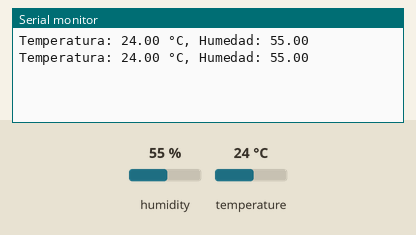
The program below on a simulated ESP32-S3. On the bench: the last lines printed to the serial monitor. The test bench sets the inputs (shaded band); at power-on: humidity 55 %, temperature 24 °C.

Above: at 2.8 s.
2.9 s: humidity set to 22 %
At 4.5 s:
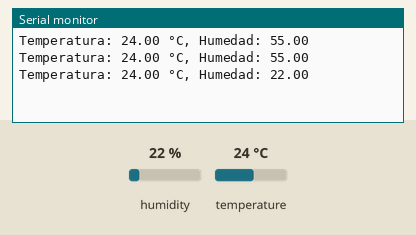
5.6 s: temperature set to 12 °C
At 6.8 s:
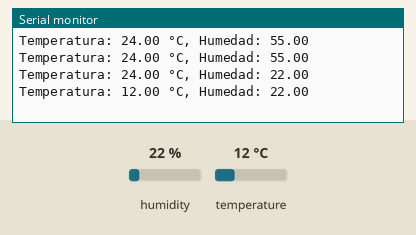
8.3 s: humidity set to 40 %
At 11.6 s:
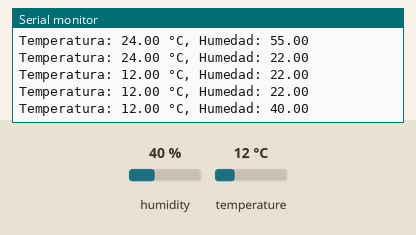
Timing chart, 0 to 13.1 s (numbered marks = the images above; inputs shaded):
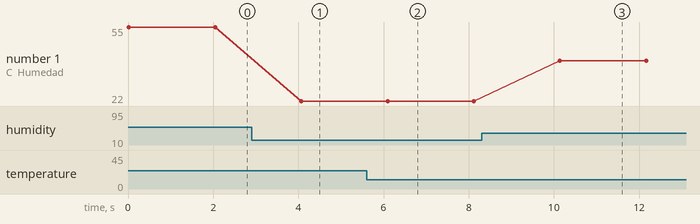

Measured:
- after the input at 2.9 s, the serial monitor: prints a new line after 1.2 s (image 1)
- after the input at 5.6 s, the serial monitor: prints a new line after 0.49 s (image 2)
- after the input at 8.3 s, the serial monitor: prints a new line after 1.8 s (image 3)
- plotted number 1: 55 → 22 after the input at 2.9 s, 22 → 40 after the input at 8.3 s

The program:

main.cpp
```cpp
#include <Arduino.h>
#include "Sensor_Temperatura_Humedad.h"

Sensor_Temperatura_Humedad Sensor_Temperatura_Humedad(14); // GPIO14

void setup() {
    Serial.begin(115200);
    Sensor_Temperatura_Humedad.begin();
}

void loop() {
    float temperature = Sensor_Temperatura_Humedad.readTemperature();
    float humidity = Sensor_Temperatura_Humedad.readHumidity();

    // Manejo de errores
    if (isnan(temperature) || isnan(humidity)) {
        Serial.println("Error al leer del sensor DHT11");
    } else {
        Serial.print("Temperatura: ");
        Serial.print(temperature);
        Serial.print(" °C, Humedad: ");
        Serial.println(humidity);
    }

    delay(2000);
}
```
